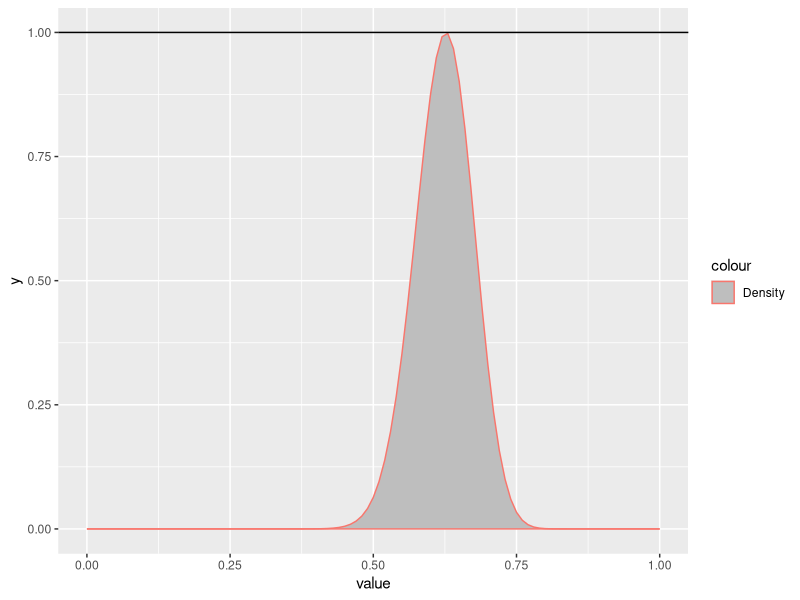
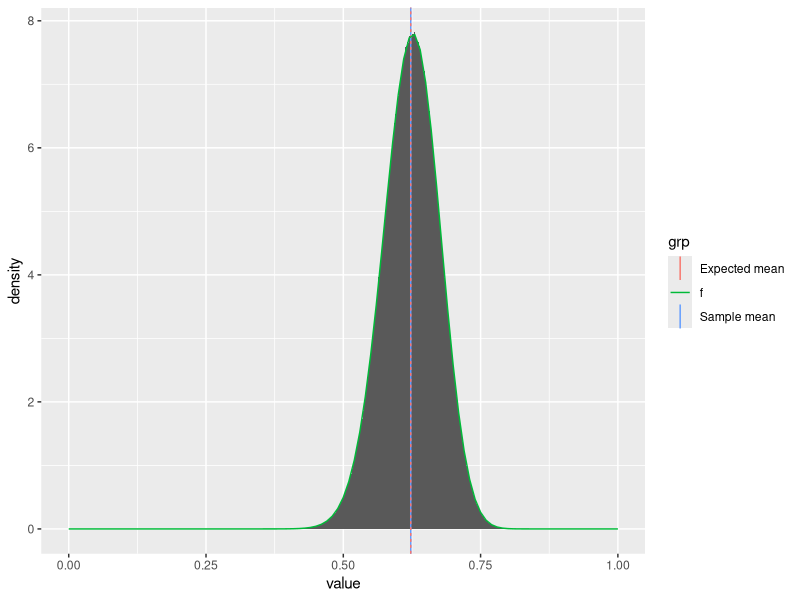

Reproduce these figures in R, in order.
## ---- chunk 1
library(ggplot2)
library(tibble)
library(knitr)
library(kableExtra)
data <- tibble(
  cellCount = c("$y_1 = 125$", "$y_2 = 18$", "$y_3 = 20$", "$y_4 = 34$"),
  probability = c("$\\frac{1}{2} + \\frac{\\theta}{4}$", "$\\frac{1 - \\theta}{4}$", "$\\frac{1 - \\theta}{4}$", "$\\frac{\\theta}{4}$")
)
data %>%
  kable(
    col.names = c("Cell count", "Probability"),
    caption = "Table 1: Genetic linkage data"
  ) %>%
  kable_styling()
## ---- chunk 2
construct_f <- function(y) {
  #' Construct f function which is scaled to max(f) = 1
  unscaled_log_f <- function(theta) {
    y[1] * log(2 + theta) + (y[2] + y[3]) * log(1 - theta) + y[4] * log(theta)
  }
  log_maxima <- optimize(
    f = unscaled_log_f,
    maximum = TRUE,
    interval = c(0, 1)
  )$objective
  
  # Scale f to have max value 1
  # NB! This does not integrate to 1, so it is not a proper density function!
  # You can use make_density for that purpose.
  scaled_f <- function(theta) {
    return(exp(unscaled_log_f(theta) - log_maxima))
  }
  return(scaled_f)
}

sample_theta <- function(n, y) {
  #' Generate n theta samples from f function, given 4-vector y
  #' Returns a list with thetas key to $theta,
  #' and the number of tries keyed to $tries.
  f_density <- construct_f(y = y)
  found <- vector()
  tries <- 0
  while(length(found) < n) {
    # Number of samples that remain to be found
    remaining <- n - length(found)
    tries <- tries + remaining

    # These are proposed values that might be accepted...
    x <- runif(remaining)

    # ... with acceptance probability
    alpha <- f_density(x)

    # Append the values that get accepted
    u <- runif(remaining)
    success <- u <= alpha
    found <- c(found, x[success])
  }
  return(list(theta = found, tries = tries))
}
## ---- chunk 3
y <- c(125, 18, 20, 34)
f_scaled_density <- construct_f(y = y)
df <- enframe(rnorm(1))
ggplot(data = df) + aes(x = value) +
  stat_function(
    fun = f_scaled_density,
    xlim = c(0, 1),
    mapping = aes(col = 'Density'),
    geom = "area",
    fill = "gray"
  ) +
  geom_hline (
    yintercept = 1,
    mapping = aes(col = 'Uniform distribution')
  )
## ---- chunk 4
N <- 10000000
theta_sampling_result <- sample_theta(n = N, y = y)
theta_samples <- enframe(theta_sampling_result$theta)
theta_tries <- theta_sampling_result$tries
## ---- chunk 5
make_density <- function(f, lower = 0, upper = 1) {
  normalizer = integrate(f, lower = lower, upper = upper)$value
  normalized_function <- function(...) {
    return(f(...) / normalizer)
  }
  return(normalized_function)
}
f_density <- make_density(f_scaled_density)
## ---- chunk 6
thetaSampleMean <- mean(theta_samples$value)
thetaExpectedMean <- integrate(
  f = function(theta) theta * f_density(theta),
  lower = 0,
  upper = 1
)$value
means <- tibble(
  xint = c(thetaSampleMean, thetaExpectedMean),
  grp = c("Sample mean", "Expected mean")
)

binWidth = 0.001
theta_samples %>%
  ggplot() +
  geom_histogram(
    mapping = aes(x = value, y = ..density..),
    binwidth = binWidth,
    boundary = 0,
    size = 0
  ) +
  geom_vline(
    data = means,
    aes(
      xintercept = xint,
      col = grp,
      linetype = c("dashed", "dotted")
    )
  ) +
  stat_function(
    fun = f_density,
    xlim = c(0, 1),
    aes(col = 'f')
  ) +
  xlim(0, 1) +
  guides(linetype = FALSE)
## ---- chunk 7
theta_tries / N
## ---- chunk 8
cInverse = optimize(
  f = f_density,
  interval = c(0, 1),
  maximum = TRUE
)$objective
cInverse
